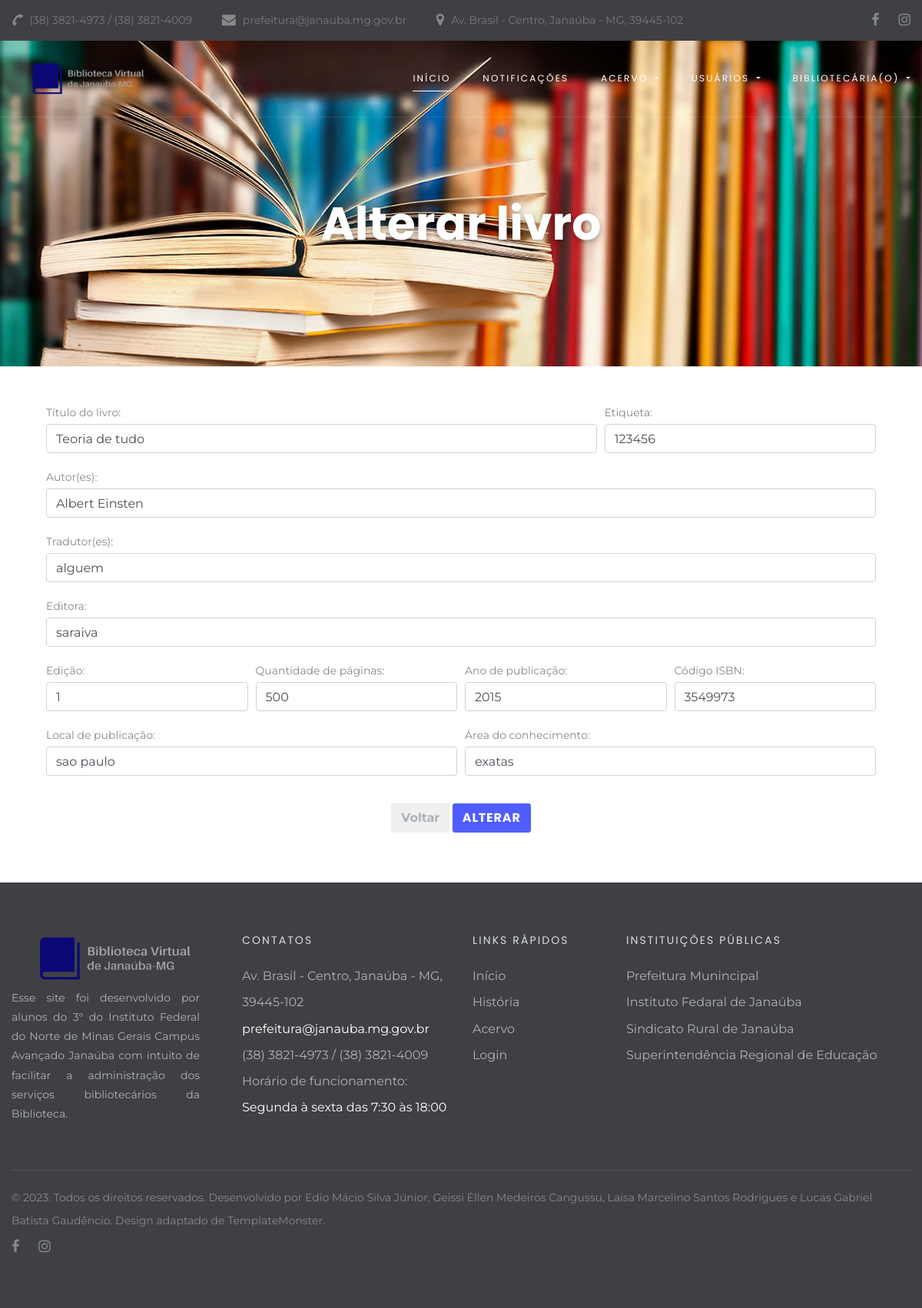
The page /alterar-livro.php?id_livro=2 (signed in) on the database its author committed.
### tables this page shows
CREATE TABLE IF NOT EXISTS `livros` (
  `id_livro` int(11) NOT NULL,
  `etiqueta` varchar(255) DEFAULT NULL,
  `area_conhecimento` varchar(500) DEFAULT NULL,
  `titulo` varchar(255) DEFAULT NULL,
  `autor` varchar(255) DEFAULT NULL,
  `editora` varchar(255) DEFAULT NULL,
  `edicao` int(11) DEFAULT NULL,
  `isbn` varchar(255) DEFAULT NULL,
  `numero_pag` int(11) DEFAULT NULL,
  `tradutor` varchar(255) DEFAULT NULL,
  `data_publicacao` varchar(5) DEFAULT NULL,
  `local_publicacao` varchar(255) DEFAULT NULL,
  `qtd` int(11) NOT NULL DEFAULT '1'
);

### alterar-livro.php (the view, shortened to what this page needs)
<!DOCTYPE html>
<?php
$con = conecta_mysql();
?>
<html class="wide wow-animation" lang="pt-BR">
<head>
  <link rel="stylesheet" href="css/bootstrap.css">
  <link rel="stylesheet" href="css/fonts.css">
  <link rel="stylesheet" href="css/style.css">
</head>
<body>
  <header class="section page-header">
    <div class="rd-navbar-wrap">
      <nav class="rd-navbar rd-navbar-classic" data-layout="rd-navbar-fixed" data-sm-layout="rd-navbar-fixed" data-md-layout="rd-navbar-fixed" data-md-device-layout="rd-navbar-fixed" data-lg-layout="rd-navbar-static" data-lg-device-layout="rd-navbar-static" data-xl-layout="rd-navbar-static" data-xl-device-layout="rd-navbar-static" data-lg-stick-up-offset="46px" data-xl-stick-up-offset="46px" data-xxl-stick-up-offset="46px" data-lg-stick-up="true" data-xl-stick-up="true" data-xxl-stick-up="true">
        <div class="rd-navbar-aside-outer rd-navbar-collapse bg-gray-dark">
          <div class="rd-navbar-aside">
            <ul class="list-inline navbar-contact-list">
              <li>
                <div class="unit unit-spacing-xs align-items-center">
                  <div class="unit-left"><span class="icon text-middle fa-phone"></span></div>
                  <div class="unit-body"><a href="tel:#">(38) 3821-4973 / (38) 3821-4009 </a></div>
                </div>
              </li>
              <li>
                <div class="unit unit-spacing-xs align-items-center">
                  <div class="unit-left"><span class="icon text-middle fa-envelope"></span></div>
                  <div class="unit-body"><a href="mailto:prefeitura@janauba.mg.gov.br">prefeitura@janauba.mg.gov.br</a></div>
                </div>
              </li>
              <li>
                <div class="unit unit-spacing-xs align-items-center">
                  <div class="unit-left"><span class="icon text-middle fa-map-marker"></span></div>
                  <div class="unit-body"><a href="https://www.google.com/maps/place/Biblioteca+P%C3%BAblica+de+Jana%C3%BAba+-+Av.+Brasil+-+Centro,+Jana%C3%BAba+-+MG,+39445-102/@-15.804361,-43.311421,16z/data=!4m5!3m4!1s0x753d06a3ffe8efd:0xc0e5f96351695d34!8m2!3d-15.8043459!4d-43.3113937?hl=pt-BR" target="_blank">Av. Brasil - Centro, Janaúba - MG, 39445-102</a></div>
                </div>
              </li>
            </ul>
            <ul class="social-links">
              <li><a class="icon icon-sm icon-circle icon-circle-md icon-bg-white fa-facebook" href="https://www.facebook.com/prefeituradejanauba"></a></li>
              <li><a class="icon icon-sm icon-circle icon-circle-md icon-bg-white fa-instagram" href="https://www.instagram.com/prefeituradejanauba/"></a></li>
            </ul>
          </div>
        </div>
        <div class="rd-navbar-main-outer">
          <div class="rd-navbar-main">
            <div class="rd-navbar-panel">
              <div class="rd-navbar-brand">
                <a class="brand" href="index.php"><img class="brand-logo" src="images/logo4.png" alt="" width="100px" height="50px"/></a>
              </div>
            </div>
            <div class="rd-navbar-main-element">
              <div class="rd-navbar-nav-wrap">
                <ul class="rd-navbar-nav">
                  <li class="rd-nav-item active"><a class="rd-nav-link" href="index.php">Início</a>
                  </li>
                  <li class="rd-nav-item"><a class="rd-nav-link" href="notificacoes.php">Notificações</a>
                  </li>
                  <li class="rd-nav-item">
                    <a class="rd-nav-link dropdown-toggle" href="#" id="navbarDropdownMenuLink" role="button" data-toggle="dropdown" aria-haspopup="true" aria-expanded="false">
                      Acervo
                    </a>
                  </li>
                  <li class="rd-nav-item">
                    <a class="rd-nav-link dropdown-toggle" href="#" id="navbarDropdownMenuLink" role="button" data-toggle="dropdown" aria-haspopup="true" aria-expanded="false">
                      Usuários
                    </a>
                  </li>
                  <li class="rd-nav-item">
                    <a class="rd-nav-link dropdown-toggle" href="#" id="navbarDropdownMenuLink" role="button" data-toggle="dropdown" aria-haspopup="true" aria-expanded="false">
                      Bibliotecária(o)
                    </a>
                  </li>
                </ul>
              </div>
            </div>
          </div>
        </div>
      </nav>
    </div>
  </header>
  <section class="section section-intro context-dark">
    <div class="intro-bg" style="background: url(images/alterar-usuario3.png) no-repeat;background-size:cover;background-position: top center;"></div>
    <div class="container">
      <div class="row justify-content-center">
        <div class="col-xl-8 text-center">
          <h1 class="font-weight-bold wow fadeInLeft">Alterar livro</h1>
        </div>
      </div>
    </div>
  </section>
  <?php
  $id_livro = $_GET["id_livro"];
  $sql = "SELECT * FROM livros WHERE id_livro='$id_livro' LIMIT 1";
  $resultado = mysqli_query($con,$sql);
  if($resultado){
    $livros = array();
    while( $linha = mysqli_fetch_assoc($resultado) ){
      $livros[] = $linha;
    }
    foreach ($livros as $livro) {
      ?>
      <div class="container">
        <div style="padding: 15px; margin: 30px;">
          <form action="" method="post">
            <div class="form-row">
              <div class="form-group col-12 col-sm-12 col-md-8 col-lg-8 col-xl-8">
                <label>Título do livro:</label>
                <input type="text"  name="titulo" rows="1" class="form-control" value="<?php print "".$livro["titulo"].""?>"/>
              </div>
              <div class="form-group col-12 col-sm-12 col-md-4 col-lg-4 col-xl-4">
                <label>Etiqueta:</label>
                <input type="text" name="etiqueta"  rows="1" class="form-control" value="<?php print "".$livro["etiqueta"].""?>"/>
              </div>
            </div>
            <div class="form-group">
              <label>Autor(es):</label>
              <input type="text" name="autor" rows="1" class="form-control" value="<?php print "".$livro["autor"].""?>"/>
            </div>
            <div class="form-group">
              <label>Tradutor(es):</label>
              <input type="text" name="tradutor" rows="1" class="form-control" value="<?php print "".$livro["tradutor"].""?>"/>
            </div>
            <div class="form-group">
              <label>Editora: </label>
              <input type="text" name="editora" rows="1" class="form-control" value="<?php print "".$livro["editora"].""?>"/>
            </div>
            <div class="form-row">
              <div class="form-group col-12 col-sm-12 col-md-4 col-lg-3 col-xl-3">
                <label>Edição: </label>
                <input type="number" name="edicao" rows="1" class="form-control" value="<?php print "".$livro["edicao"].""?>"/>
              </div>
              <div class="form-group col-12 col-sm-12 col-md-4 col-lg-3 col-xl-3">
                <label>Quantidade de páginas: </label>
                <input type="number" name="numero_pag" rows="1" class="form-control" value="<?php print "".$livro["numero_pag"].""?>"/>
              </div>
              <div class="form-group col-12 col-sm-12 col-md-4 col-lg-3 col-xl-3">
                <label>Ano de publicação: </label>
                <input type="text" name="ano" rows="1" class="form-control" value="<?php print "".$livro["data_publicacao"].""?>"/>
              </div>
              <div class="form-group col-12 col-sm-12 col-md-4 col-lg-3 col-xl-3">
                <label>Código ISBN: </label>
                <input type="text" name="isbn" rows="1" class="form-control" value="<?php print "".$livro["isbn"].""?>"/>
              </div>
            </div>
            <div class="form-row">
              <div class="form-group col-12 col-sm-12 col-md-6 col-lg-6 col-xl-6">
                <label>Local de publicação: </label>
                <input type="text" name="local" rows="1" class="form-control" value="<?php print "".$livro["local_publicacao"].""?>"/>
              </div>
              <div class="form-group col-12 col-sm-12 col-md-6 col-lg-6 col-xl-6">
                <label>Área do conhecimento: </label>
                <input type="text" name="area" rows="1" class="form-control" value="<?php print "".$livro["area_conhecimento"].""?>"/>
              </div>
            </div>
            <center>
              <button type='button' class='btn btn-secondary'><a href='consulta-acervo.php'>Voltar</a></button>
              <input type="submit" class="btn btn-primary" style="margin: 20px 0px 20px 0px;" value="Alterar"/>
            </center>
          </form>
        </div>
      </div>
      <?php
    }
  }
  ?>
  <footer class="section footer-classic section-sm">
    <div class="container">
      <div class="row row-30">
        <div class="col-lg-3 wow fadeInLeft">
          <a class="brand" href="index.php"><img class="brand-logo" src="images/logo4.png" alt="" width="100" height="17"/></a>
          <p class="footer-classic-description offset-top-0 offset-right-25" style="text-align: justify;">Esse site foi desenvolvido por alunos do 3° do Instituto Federal do Norte de Minas Gerais Campus Avançado Janaúba com intuito de facilitar a administração dos serviços bibliotecários da Biblioteca.</p>
        </div>
        <div class="col-lg-3 col-sm-8 wow fadeInUp">
          <P class="footer-classic-title">Contatos</P>
          <div class="d-block offset-top-0">Av. Brasil - Centro, Janaúba - MG, 39445-102</div><a class="d-inline-block accent-link" href="mailto:prefeitura@janauba.mg.gov.br">prefeitura@janauba.mg.gov.br</a><a class="d-inline-block" href="tel:#">(38) 3821-4973 / (38) 3821-4009</a>
          <ul>
            <li>Horário de funcionamento:<span class="d-inline-block  text-white">Segunda à sexta das 7:30 às 18:00</span></li>
          </ul>
        </div>
        <div class="col-lg-2 col-sm-4 wow fadeInUp" data-wow-delay=".3s">
          <P class="footer-classic-title">Links rápidos</P>
          <ul class="footer-classic-nav-list">
            <li><a href="index.php">Início</a></li>
            <li><a href="index.php#historia">História</a></li>
            <li><a href="acervo-geral.php">Acervo</a></li>
            <li><a href="login.php">Login</a></li>
          </ul>
        </div>
        <div class="col-lg-4 wow fadeInLeft" data-wow-delay=".2s">
          <P class="footer-classic-title">Instituições Públicas</P>
          <ul class="footer-classic-nav-list">
            <li><a href="https://janauba.mg.gov.br/">Prefeitura Munincipal</a></li>
            <li><a href="https://www.ifnmg.edu.br/janauba">Instituto Fedaral de Janaúba</a></li>
            <li><a href="http://www.srjanauba.com.br/">Sindicato Rural de Janaúba</a></li>
            <li><a href="https://srejanauba.educacao.mg.gov.br/">Superintendência Regional de Educação</a></li>
          </ul>
        </div>
      </div>
    </div>
    <div class="container wow fadeInUp" data-wow-delay=".4s">
      <div class="footer-classic-aside">
        <p class="rights"><span>&copy;&nbsp;</span><span class="copyright-year"></span>. Todos os direitos reservados. Desenvolvido por Edio Mácio Silva Júnior, Geissi Éllen Medeiros Cangussu, Laisa Marcelino Santos Rodrigues e Lucas Gabriel Batista Gaudêncio. Design adaptado de <a href="https://www.templatemonster.com">TemplateMonster.</a></p>
        <ul class="social-links">
          <li><a class="fa fa-facebook" href="https://www.facebook.com/prefeituradejanauba"></a></li>
          <li><a class="fa fa-instagram" href="https://www.instagram.com/prefeituradejanauba/"></a></li>
        </ul>
      </div>
    </div>
  </footer>
</body>
</html>

### rows shown on the page
livros: titulo "Teoria de tudo", etiqueta "123456", autor "Albert Einsten", tradutor "alguem", editora "saraiva", edicao "1", numero_pag "500", ano "2015", isbn "3549973", local "sao paulo", area "exatas"
